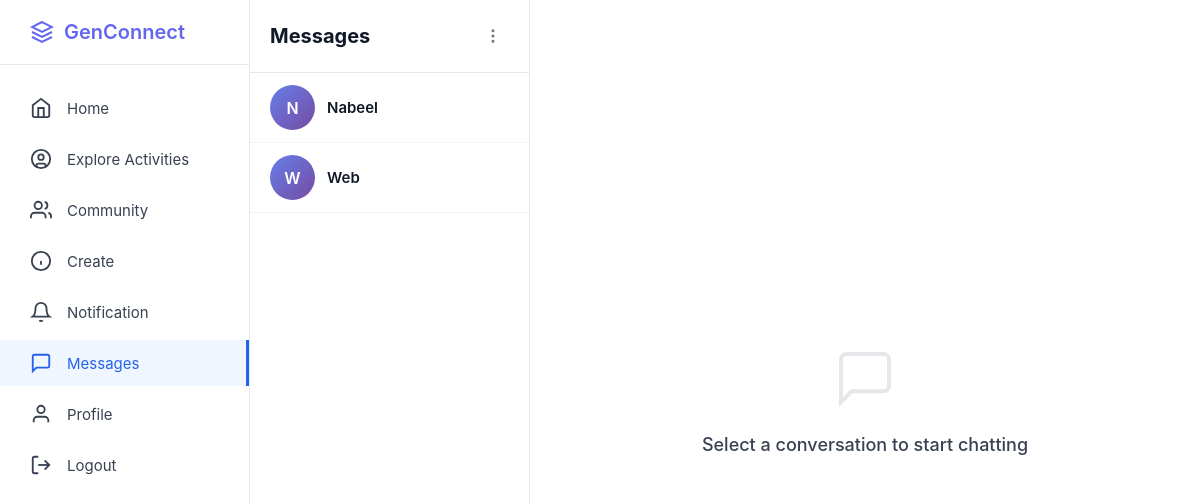
Before: /messages (signed in) with the older database file.
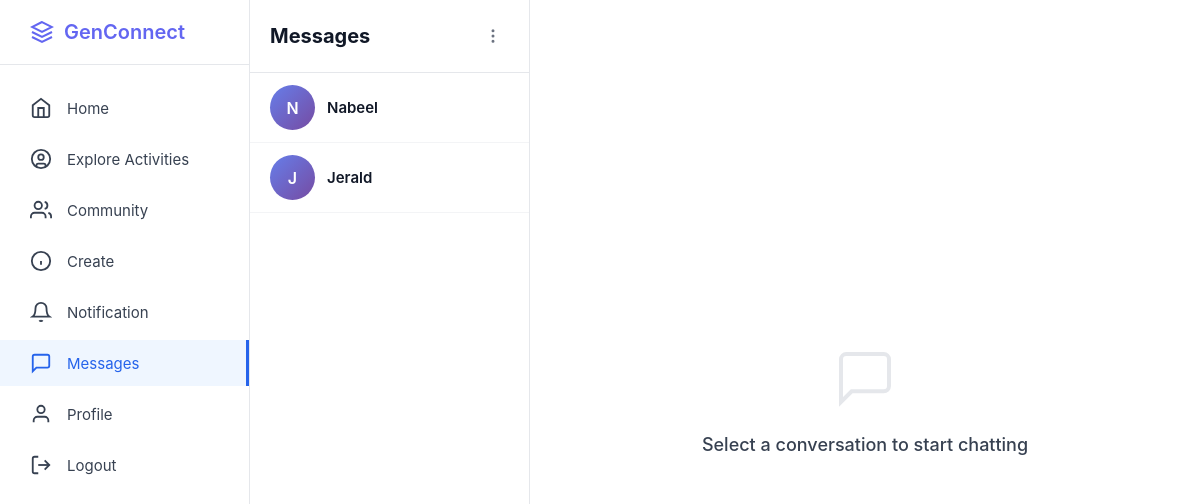
After: the same page with the newer database file.
### app.py (models this page shows, shortened)
class User(db.Model):
    __tablename__ = 'users'
    id = db.Column(db.Integer, primary_key=True)
    username = db.Column(db.String(80), unique=True, nullable=False)
    email = db.Column(db.String(120), unique=True, nullable=False)
    fullname = db.Column(db.String(100), nullable=True)
    password_hash = db.Column(db.String(255), nullable=False)
    bio = db.Column(db.Text, nullable=True)
    interests = db.Column(db.String(255), nullable=True)
    profile_picture = db.Column(db.String(255), default='default.jpg')
    banner_image = db.Column(db.String(255), default='default_banner.jpg')
    member_type = db.Column(db.String(50), default='Youth Member')
    created_at = db.Column(db.DateTime, default=datetime.utcnow)
    posts = db.relationship('Post', backref='author', lazy=True, cascade='all, delete-orphan')
    comments = db.relationship('Comment', backref='author', lazy=True, cascade='all, delete-orphan')
    likes = db.relationship('Like', backref='user', lazy=True, cascade='all, delete-orphan')
    community_memberships = db.relationship('CommunityMember', backref='user', lazy=True, cascade='all, delete-orphan')
    sent_messages = db.relationship('Message', foreign_keys='Message.sender_id', backref='sender', lazy='dynamic', cascade='all, delete-orphan')
    received_messages = db.relationship('Message', foreign_keys='Message.receiver_id', backref='receiver', lazy='dynamic', cascade='all, delete-orphan')
    contacts_initiated = db.relationship('Contact', foreign_keys='Contact.user_id', backref='user', lazy='dynamic', cascade='all, delete-orphan')
    contacts_received = db.relationship('Contact', foreign_keys='Contact.contact_user_id', backref='contact_user', lazy='dynamic', cascade='all, delete-orphan')
    followers = db.relationship('Follow', foreign_keys='Follow.followed_id', backref='followed_user', lazy='dynamic', cascade='all, delete-orphan')
    following = db.relationship('Follow', foreign_keys='Follow.follower_id', backref='follower_user', lazy='dynamic', cascade='all, delete-orphan')
    def get_contacts(self):
        contacts = Contact.query.filter(or_(and_(Contact.user_id == self.id, Contact.status == 'accepted'), and_(Contact.contact_user_id == self.id, Contact.status == 'accepted'))).all()
        contact_users = []
        for contact in contacts:
            if contact.user_id == self.id: contact_users.append(contact.contact_user)
            else: contact_users.append(contact.user)
        return contact_users

class Community(db.Model):
    __tablename__ = 'communities'
    id = db.Column(db.Integer, primary_key=True)
    name = db.Column(db.String(100), nullable=False)
    description = db.Column(db.Text, nullable=True)
    image_url = db.Column(db.String(255), nullable=True)
    creator_id = db.Column(db.Integer, db.ForeignKey('users.id'), nullable=False)
    created_at = db.Column(db.DateTime, default=datetime.utcnow)
    memberships = db.relationship('CommunityMember', backref='community', lazy=True, cascade='all, delete-orphan')

### app.py (the view)
@app.route('/messages')
def messages():
    if 'user_id' not in session: return redirect(url_for('login'))
    current_user = User.query.get(session['user_id'])
    if not current_user: return redirect(url_for('login'))
    contacts = current_user.get_contacts()
    groups = Community.query.join(CommunityMember).filter(CommunityMember.user_id == current_user.id).all()
    conversations = []
    for c in contacts: conversations.append({'id': c.id, 'name': c.username, 'is_group': False})
    for g in groups: conversations.append({'id': g.id, 'name': g.name, 'is_group': True})
    return render_template('messages.html', conversations=conversations, current_user=current_user, contacts=contacts)

### templates/messages.html (shortened to what the changed rows need)
<!DOCTYPE html>
<html lang="en">
<head>
</head>
<body>
<div class="container">
    <div class="messages-container">
        <div class="conversations-sidebar">
            <div class="conversations-header">
                <h2>Messages</h2>
            </div>
            <div class="conversations-list">
                {% if conversations %}
                    {% for conv in conversations %}
                    <a href="/messages/{{ conv.id }}?is_group={{ 'true' if conv.is_group else 'false' }}" class="conversation-item">
                        <div class="conversation-avatar">{{ conv.name[0].upper() }}</div>
                        <div class="conversation-name">{{ conv.name }}</div>
                    </a>
                    {% endfor %}
                {% else %}
                    <div style="padding: 20px; text-align: center; color: #9ca3af;">No conversations yet.</div>
                {% endif %}
            </div>
        </div>
    </div>
</div>
</body>
</html>

Changed rows visible on the page:
no longer on this page (row edited): Community: name "W", name "Web"
now on this page (row unchanged): User: username "J", name "Jerald"
